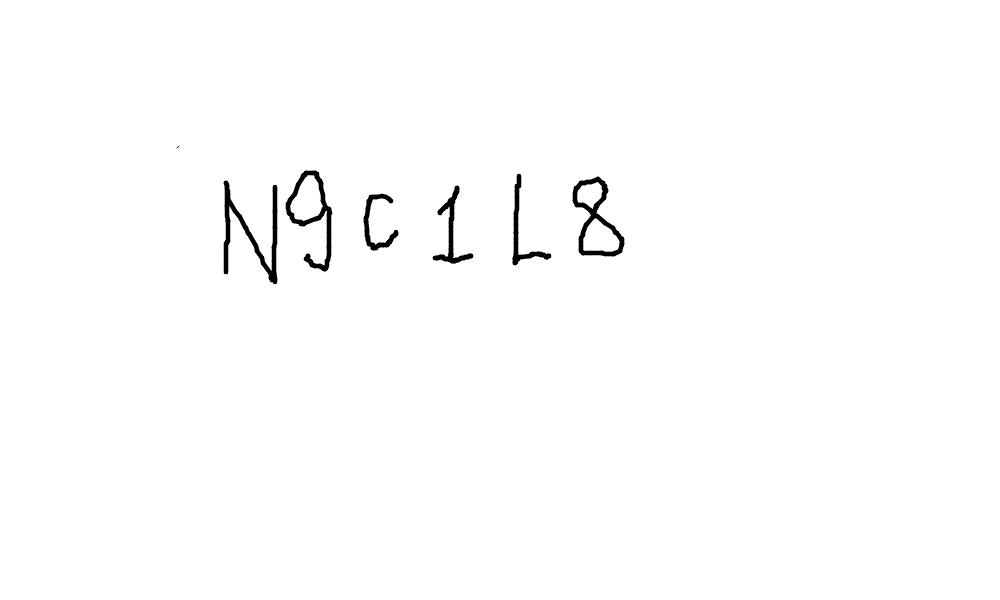
#> input picture test2.png, 1000 x 600 px
$ jupyter execute --allow-errors ai_characterRecognition_emnist.ipynb   (shell and % lines are left out)
#> lines starting #> are read from the running program, lines starting #| are printed output that depends on the picture; after the words box and inside, x2 and y2 are one past the last pixel; in counts of white or black regions, pixels touching at a corner belong together
[cell 1]
import tensorflow as tf # Import tensorflow library
import matplotlib.pyplot as plt # Import matplotlib library
#import tensorflow_datasets as tfds
import numpy as np
from emnist import extract_training_samples, extract_test_samples

[cell 2]
characters = ['0','1','2','3','4','5','6','7','8','9','A','B','C','D','E','F','G','H','I','J','K','L','M'
              ,'N','O','P','Q','R','S','T','U','V','W','X','Y','Z','a','b','c','d','e','f','g','h','i','j'
              ,'k','l','m','n','o','p','q','r','s','t','u','v','w','x','y','z']

#> (a cell that did not finish here is left out)

#> (a cell that did not finish here is left out)

#> (a cell that did not finish here is left out)

#> (a cell that did not finish here is left out)

#> (a cell that did not finish here is left out)

#> (a cell that did not finish here is left out)

#> (a cell that did not finish here is left out)

#> (a cell that did not finish here is left out)

#> (a cell that did not finish here is left out)

#> (a cell that did not finish here is left out)

[cell 13]
# Saving the model
from tensorflow.keras.models import model_from_json

#> (the rest of this cell did not finish here and is left out)

[cell 14]
from tensorflow.keras.models import load_model
from tensorflow.keras.models import model_from_json

json_file = open('model.json', 'r')
#> (reads model.json from the repository)
loaded_model_json = json_file.read()
json_file.close()
#> (the rest of this cell did not finish here and is left out)

[cell 15]
import cv2
import numpy as np
from matplotlib import pyplot as plt


#enter input image here
image = cv2.imread('test2.png')
#> image is the input picture: shape (600, 1000, 3); min 0, max 255, mean 252.8
height, width, depth = image.shape
#> height = 600; width = 1000; depth = 3

#resizing the image to find spaces better
image = cv2.resize(image, dsize=(width*5,height*4), interpolation=cv2.INTER_CUBIC)
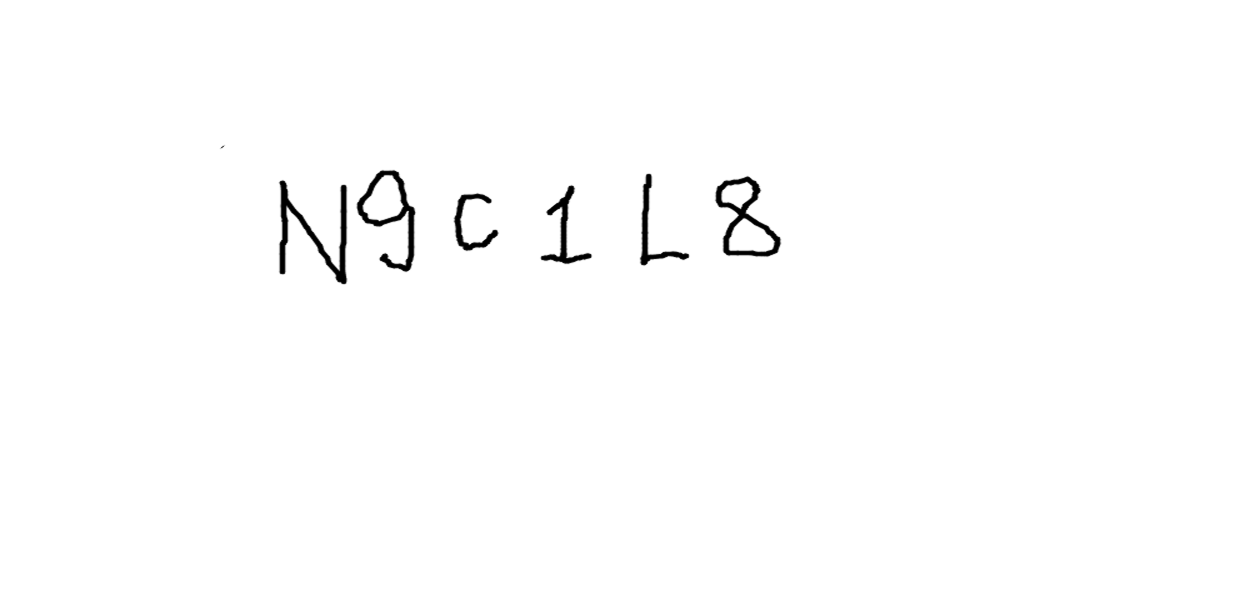
#> image: shape (2400, 5000, 3) (shown at 1/4 size); min 0, max 255, mean 252.8
#grayscale
gray = cv2.cvtColor(image,cv2.COLOR_BGR2GRAY)

#binary
ret,thresh = cv2.threshold(gray,127,255,cv2.THRESH_BINARY_INV)
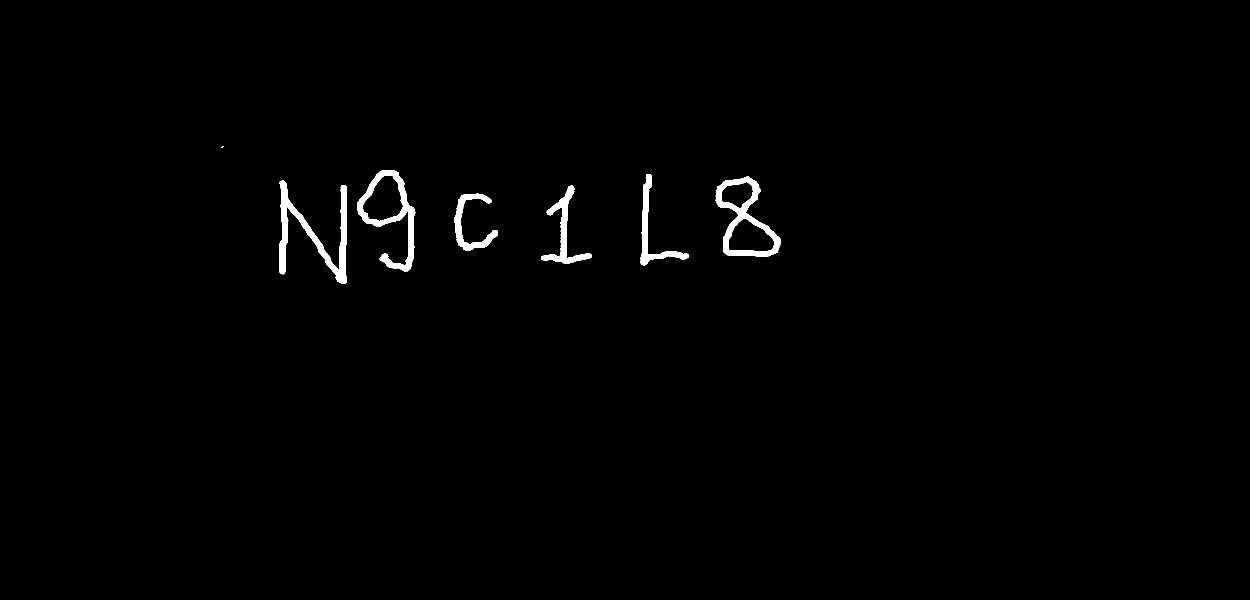
#> thresh: shape (2400, 5000) (shown at 1/4 size); 0.87% white; 7 white regions, largest, box (x1, y1, x2, y2) and area: (1118, 722, 1387, 1136) 25683, (2862, 706, 3122, 1026) 21738, (1428, 682, 1661, 1087) 21718

#dilation
kernel = np.ones((5,5), np.uint8)
img_dilation = cv2.dilate(thresh, kernel, iterations=1)
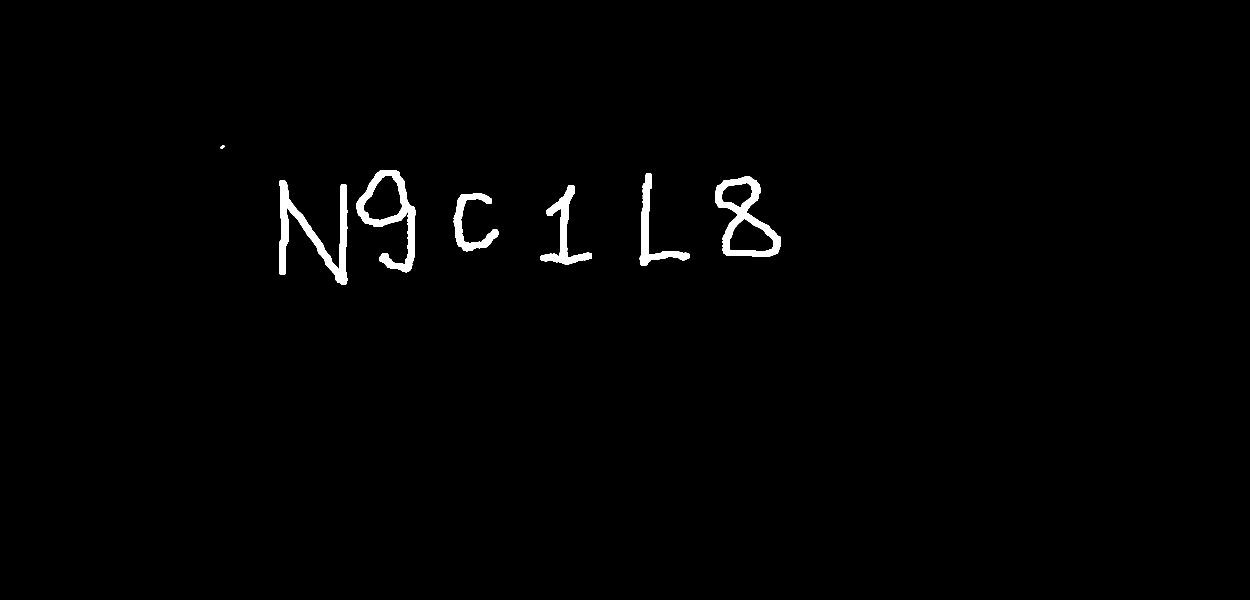
#> img_dilation: shape (2400, 5000) (shown at 1/4 size); 1.1% white; 7 white regions

#adding GaussianBlur
gsblur=cv2.GaussianBlur(img_dilation,(5,5),0)

#find contours
ctrs, hier = cv2.findContours(gsblur.copy(), cv2.RETR_EXTERNAL, cv2.CHAIN_APPROX_SIMPLE)
#> ctrs = 7 contours; box (x1, y1, x2, y2) and area: (2858, 702, 3126, 1030) 52874, (1424, 678, 1665, 1091) 47898, (1114, 718, 1391, 1140) 35318, (2160, 738, 2370, 1059) 17984, (2557, 692, 2760, 1065) 16401, (1813, 771, 1996, 1007) 15185, (881, 580, 899, 596) 222

m = list()
#sort contours
sorted_ctrs = sorted(ctrs, key=lambda ctr: cv2.boundingRect(ctr)[0])
#> sorted_ctrs has the same summary as ctrs
pchl = list()
dp = image.copy()
for i, ctr in enumerate(sorted_ctrs):
    # Get bounding box
    x, y, w, h = cv2.boundingRect(ctr)
    cv2.rectangle(dp,(x-5,y-5),( x + w + 10, y + h + 10 ),(80,0,255),11)
#> this loop made 7 passes
#> (x, y, w, h) on passes 1 to 7: (881, 580, 18, 16), (1114, 718, 277, 422), (1424, 678, 241, 413), (1813, 771, 183, 236), (2160, 738, 210, 321), (2557, 692, 203, 373), (2858, 702, 268, 328)

plt.imshow(dp)
